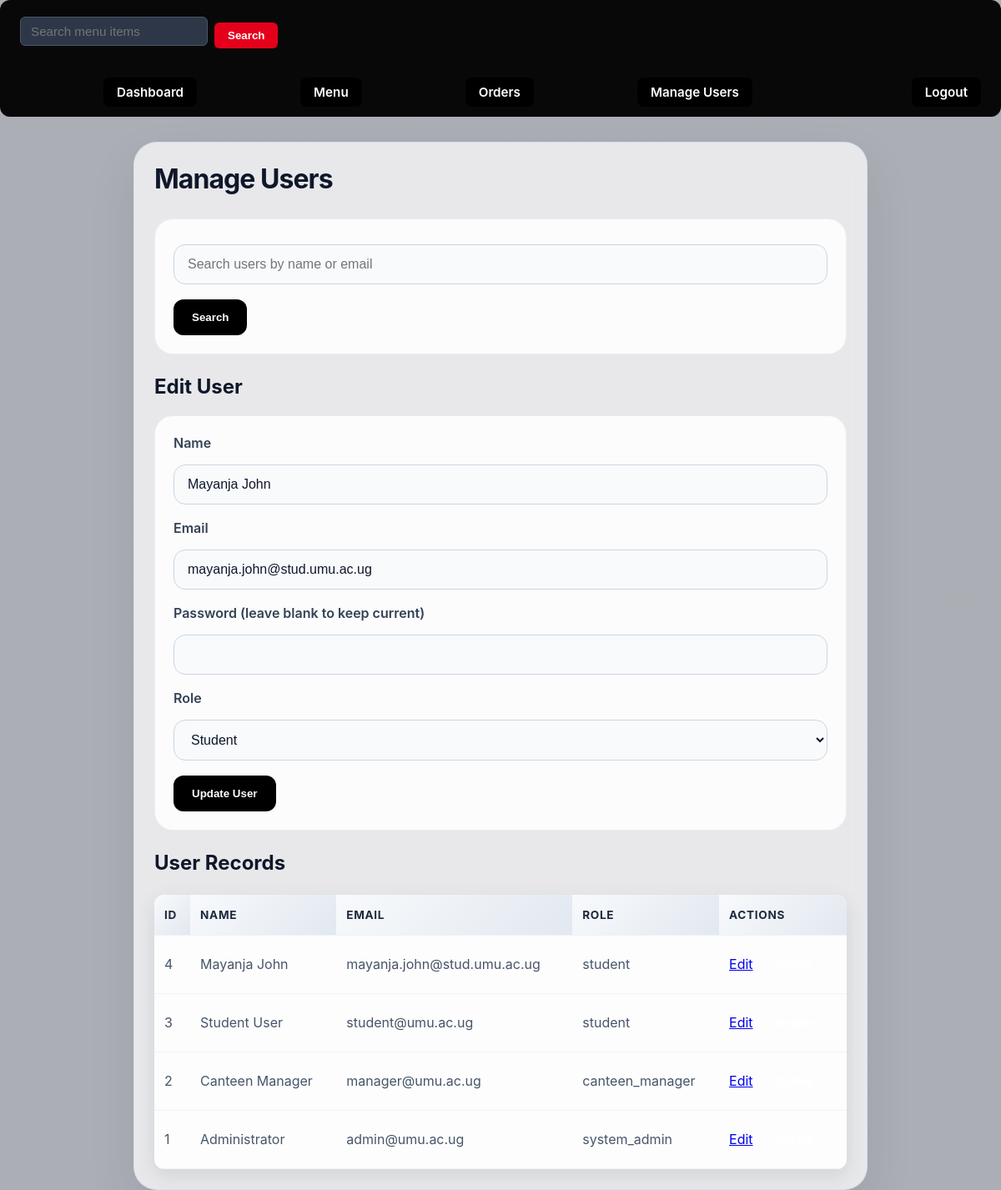
The page /pppp/users.php?edit=4 (signed in) on the database its author committed.
### tables this page shows
CREATE TABLE IF NOT EXISTS `users` (
  `id` int NOT NULL AUTO_INCREMENT,
  `name` varchar(100) NOT NULL,
  `email` varchar(150) NOT NULL,
  `password` varchar(255) NOT NULL,
  `role` enum('student','canteen_manager','system_admin') NOT NULL DEFAULT 'student',
  `created_at` timestamp NULL DEFAULT CURRENT_TIMESTAMP,
  PRIMARY KEY (`id`),
  UNIQUE KEY `email` (`email`)
);

### pppp/users.php (the view, shortened to what this page needs)
<?php
require_once 'includes/auth.php';
$search = trim($_GET['search'] ?? '');
$params = [];
$query = 'SELECT * FROM users';
$query .= ' ORDER BY id DESC';
$stmt = $pdo->prepare($query);
$stmt->execute($params);
$users = $stmt->fetchAll();
$editUser = null;
if (isset($_GET['edit'])) {
    $id = intval($_GET['edit']);
    $stmt = $pdo->prepare('SELECT * FROM users WHERE id = ?');
    $stmt->execute([$id]);
    $editUser = $stmt->fetch();
}
?>
<!DOCTYPE html>
<html lang="en">
<head>
    <link rel="stylesheet" href="assets/css/style.css">
</head>
<body class="users-page"  style="background: linear-gradient(rgba(15, 23, 42, 0.35), rgba(15, 23, 42, 0.35)), url('https://elearning.umu.ac.ug/pluginfile.php?file=%2F1%2Ftheme_academi%2Fslide2image%2F1776174832%2FUganda%20Martyrs%20University%20%281%29%281%29%20%281%29.webp');">
<?php include 'includes/navigation.php'; ?>
<div class="container">
    <header>
        <div><h1>Manage Users</h1></div>
    </header>
    <form method="get" action="users.php">
        <input type="text" name="search" placeholder="Search users by name or email" value="<?php echo htmlspecialchars($search); ?>">
        <input type="submit" value="Search">
    </form>
    <h2><?php echo $editUser ? 'Edit User' : 'Add User'; ?></h2>
    <form method="post" action="users.php">
        <label>Name</label>
        <input type="text" name="name" value="<?php echo htmlspecialchars($editUser['name'] ?? ''); ?>" required>
        <label>Email</label>
        <input type="email" name="email" value="<?php echo htmlspecialchars($editUser['email'] ?? ''); ?>" required>
        <label>Password <?php echo $editUser ? '(leave blank to keep current)' : ''; ?></label>
        <input type="password" name="password" <?php echo $editUser ? '' : 'required'; ?> >
        <label>Role</label>
        <select name="role">
            <option value="student" <?php echo (isset($editUser['role']) && $editUser['role'] === 'student') ? 'selected' : ''; ?>>Student</option>
        </select>
        <input type="submit" value="<?php echo $editUser ? 'Update User' : 'Create User'; ?>">
    </form>
    <h2>User Records</h2>
    <table>
        <thead>
            <tr><th>ID</th><th>Name</th><th>Email</th><th>Role</th><th>Actions</th></tr>
        </thead>
        <tbody>
        <?php foreach ($users as $userRow): ?>
            <tr>
                <td><?php echo $userRow['id']; ?></td>
                <td><?php echo htmlspecialchars($userRow['name']); ?></td>
                <td><?php echo htmlspecialchars($userRow['email']); ?></td>
                <td><?php echo htmlspecialchars($userRow['role']); ?></td>
                <td class="actions">
                    <a href="users.php?edit=<?php echo $userRow['id']; ?>">Edit</a>
                    <form method="post" action="users.php" onsubmit="return confirm('Delete this user?');">
                        <button type="submit">Delete</button>
                    </form>
                </td>
            </tr>
        <?php endforeach; ?>
        </tbody>
    </table>
</div>
</body>
</html>

### pppp/assets/css/style.css (style rules this page uses)
* { box-sizing: border-box; }
html, body { min-height: 100%; height: 100%; }
body { font-family: 'Inter', system-ui, -apple-system, BlinkMacSystemFont, 'Segoe UI', sans-serif; background: radial-gradient(circle at top, #ffffff 0%, #dbeafe 40%, #eef2ff 100%); color: #0f172a; margin: 0; padding: 0; min-height: 100vh; }
body.users-page { background: linear-gradient(rgba(15, 23, 42, 0.35), rgba(15, 23, 42, 0.35)), url('https://elearning.umu.ac.ug/pluginfile.php?file=%2F1%2Ftheme_academi%2Fslide2image%2F1776174832%2FUganda%20Martyrs%20University%20%281%29%281%29%20%281%29.webp'); background-size: cover; background-position: center; background-attachment: fixed; }
body.users-page .container { background: rgba(255, 255, 255, 0.72); border-color: rgba(147, 197, 253, 0.26); backdrop-filter: blur(16px); width: min(880px, 92%); min-height: auto; margin: 30px auto; padding: 24px; }
.container { width: min(1120px, 95%); min-height: calc(100vh - 40px); margin: 20px auto; background: linear-gradient(180deg, rgba(255,255,255,0.96) 0%, rgba(248,250,252,0.98) 100%); padding: 32px; border-radius: 28px; border: 1px solid rgba(148, 163, 184, 0.18); box-shadow: 0 24px 60px rgba(15, 23, 42, 0.08); }
.container > form { background: rgba(255, 255, 255, 0.85); border: 1px solid rgba(148, 163, 184, 0.18); padding: 22px; border-radius: 22px; margin-bottom: 24px; }
header { display: flex; justify-content: space-between; align-items: center; gap: 16px; margin-bottom: 28px; }
header h1 { margin: 0; font-size: 2rem; letter-spacing: -0.03em; }
h1, h2, h3 { margin-top: 20px; }
form label { display: block; margin: 0 0 8px; color: #334155; font-weight: 600; }
form input[type="text"], form input[type="email"], form input[type="password"], form textarea, form select { width: 100%; padding: 14px 16px; margin: 8px 0 18px; border: 1px solid #cbd5e1; border-radius: 14px; background: #f8fafc; color: #0f172a; font-size: 1rem; transition: border-color 0.2s ease, box-shadow 0.2s ease; }
button, input[type="submit"], .button { display: inline-flex; align-items: center; justify-content: center; background: #0c0c0c00; color: #ffffff; border: none; padding: 14px 22px; border-radius: 12px; cursor: pointer; font-weight: 700; text-decoration: none; transition: transform 0.2s ease, box-shadow 0.2s ease, background 0.2s ease; }
table { width: 100%; border-collapse: collapse; margin-top: 24px; background: rgba(255, 255, 255, 0.9); border-radius: 12px; overflow: hidden; box-shadow: 0 8px 25px rgba(15, 23, 42, 0.1); }
th, td { padding: 16px 12px; text-align: left; border-bottom: 1px solid rgba(148, 163, 184, 0.12); }
th { background: linear-gradient(135deg, #f8fafc 0%, #e2e8f0 100%); font-weight: 700; color: #1e293b; text-transform: uppercase; font-size: 0.85rem; letter-spacing: 0.05em; }
td { color: #475569; }
.actions a, .actions form { display: inline-block; margin-right: 8px; }
.actions form { margin: 0; }
.actions button { padding: 10px 14px; font-size: 0.95rem; }
body.users-page .container input[type="submit"] { background: #000000; color: #ffffff; font-weight: 700; }

### rows shown on the page
users: name "Mayanja John", email "mayanja.john@stud.umu.ac.ug", role "Student", id "4", role "student"
users: id "3", name "Student User", email "student@umu.ac.ug", role "student"
users: id "2", name "Canteen Manager", email "manager@umu.ac.ug", role "canteen_manager"
users: id "1", name "Administrator", email "admin@umu.ac.ug", role "system_admin"

### other values the page prints
$item['label'] "Dashboard"
$item['label'] "Menu"
$item['label'] "Orders"
$item['label'] "Manage Users"
